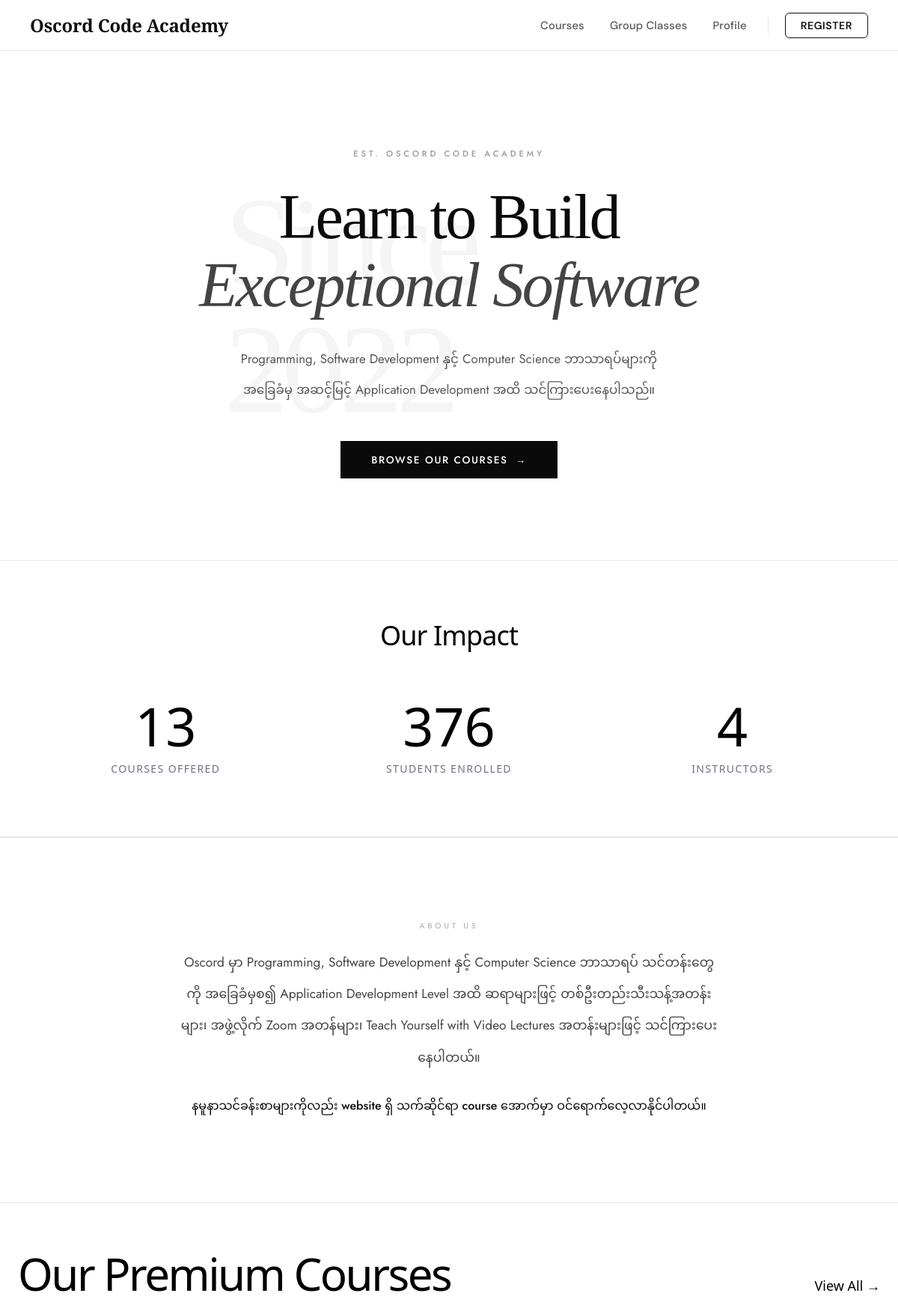
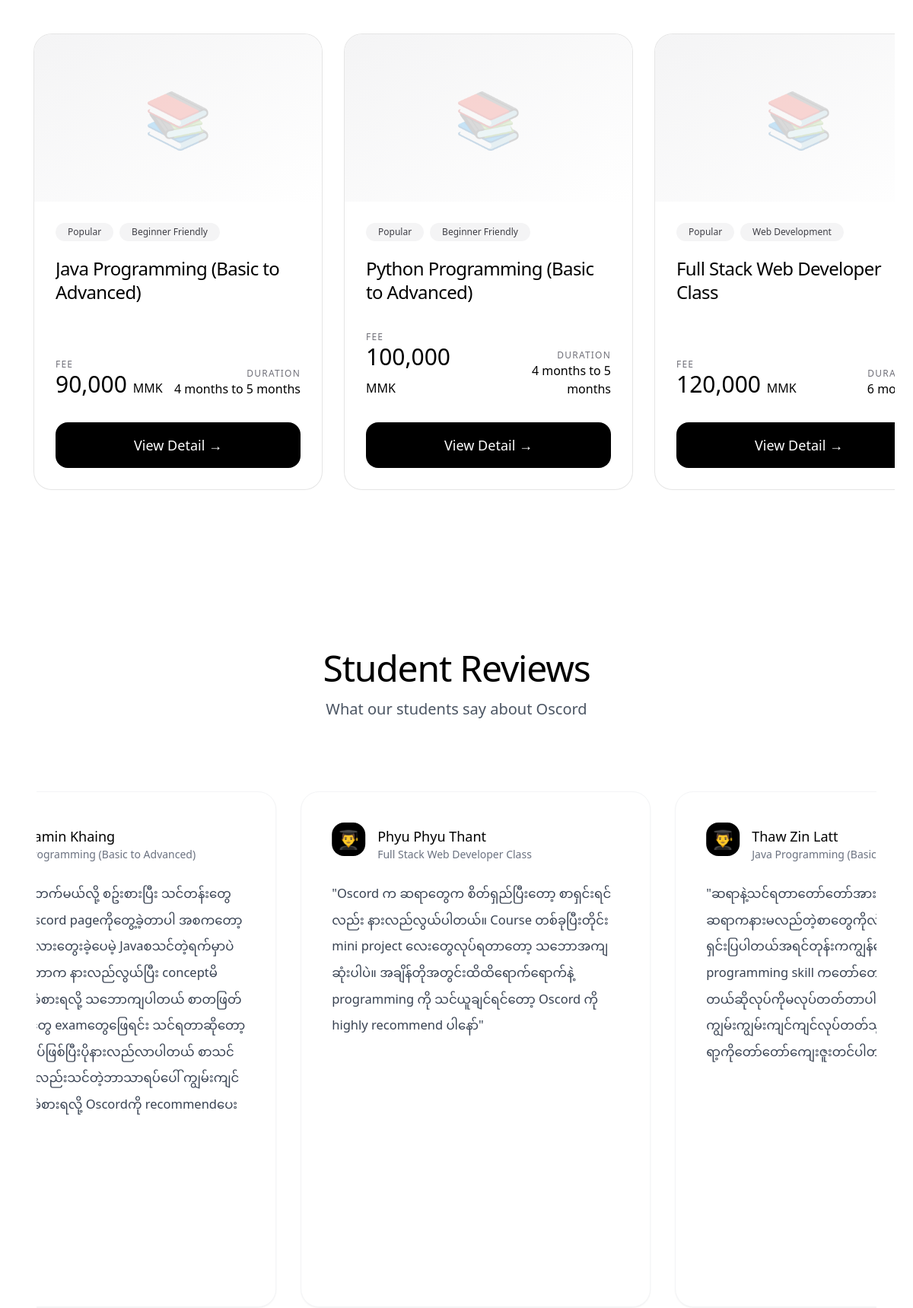
The page / (upper part) on the database its author committed (2 pictures, top to bottom).
### tables this page shows
CREATE TABLE `course` (
  `id` int(11) NOT NULL,
  `name` varchar(100) NOT NULL,
  `fee` double NOT NULL,
  `period` varchar(100) NOT NULL,
  `fbLink` varchar(500) NOT NULL,
  `description` longtext NOT NULL,
  `sort` int(11) NOT NULL,
  `photoID` int(11) DEFAULT NULL
);

### course_horizontal.php (the view, shortened to what this page needs)
<?php
$conn = $GLOBALS['conn'] ?? null;
$courses = [];
if ($conn) {
    $query = "
        SELECT c.*, p.name AS photo_name
        FROM course c
        LEFT JOIN photo p ON c.photoID = p.id
        ORDER BY c.sort ASC
        LIMIT 8
    ";
    $result = mysqli_query($conn, $query);
    while ($row = mysqli_fetch_assoc($result)) {
        $catQuery = "
            SELECT cat.name
            FROM coursexcategory cc
            JOIN category cat ON cc.categoryID = cat.id
            WHERE cc.courseID = " . (int)$row['id'] . "
        ";
        $catRes = mysqli_query($conn, $catQuery);
        $categories = [];
        while ($cat = mysqli_fetch_assoc($catRes)) {
            $categories[] = $cat['name'];
        }
        $row['categories'] = $categories;
        $courses[] = $row;
    }
}
?>
<script src="https://cdn.tailwindcss.com"></script>
<div class="max-w-7xl mx-auto px-6 py-16">
    <div class="flex justify-between items-end mb-10">
        <h2 class="text-5xl md:text-6xl font-light tracking-[-2.5px]"><b>Our Premium Courses</b></h2>
        <a href="courses.php" class="text-black hover:text-purple-600 flex items-center gap-2 text-lg">
            View All →
        </a>
    </div>
    <div class="horizontal-scroll">
        <div class="horizontal-track">
            <?php foreach ($courses as $course): ?>
                <?php
                $photoUrl = !empty($course['photo_name']) ? "image/" . htmlspecialchars($course['photo_name']) : null;
                $buttonText = ($course['isEnrolled'] ?? false) ? "Continue Learning" : "View Detail";
                $buttonBg   = ($course['isEnrolled'] ?? false) ? "bg-emerald-600 hover:bg-emerald-700" : "bg-black hover:bg-purple-600";
                ?>
                <a href="specificCourse.php?courseID=<?= (int)$course['id'] ?>"
                   class="course-card-horizontal group bg-white border border-black/10 rounded-3xl overflow-hidden hover:border-black hover:shadow-2xl transition-all duration-300 flex flex-col">
                    <div class="image-container bg-zinc-100 relative">
                        <?php if ($photoUrl): ?>
                            <img src="<?= $photoUrl ?>"
                                 alt="<?= htmlspecialchars($course['name']) ?>"
                                 class="w-full h-full object-cover group-hover:scale-105 transition-transform duration-500">
                        <?php else: ?>
                            <div class="w-full h-full flex items-center justify-center bg-gradient-to-br from-zinc-100 to-white">
                                <span class="text-7xl opacity-20">📚</span>
                            </div>
                        <?php endif; ?>
                    </div>
                    <div class="p-7 flex-1 flex flex-col">
                        <div class="flex flex-wrap gap-2 mb-5">
                            <?php foreach ($course['categories'] as $cat): ?>
                                <span class="text-xs font-medium px-4 py-1 bg-zinc-100 text-zinc-700 rounded-2xl">
                                    <?= htmlspecialchars($cat) ?>
                                </span>
                            <?php endforeach; ?>
                        </div>
                        <h3 class="text-2xl font-light leading-[1.3] tracking-tight text-black mb-6 line-clamp-3 group-hover:text-purple-700 transition-colors">
                            <?= htmlspecialchars($course['name']) ?>
                        </h3>
                        <div class="mt-auto flex items-end justify-between">
                            <div>
                                <p class="text-xs tracking-widest text-zinc-500">FEE</p>
                                <p class="text-3xl font-light text-black">
                                    <?= number_format($course['fee'] * 0.2) ?> <span class="text-base">MMK</span>
                                </p>
                            </div>
                            <div class="text-right">
                                <p class="text-xs tracking-widest text-zinc-500">DURATION</p>
                                <p class="font-medium"><?= htmlspecialchars($course['period'] ?? '3 Months') ?></p>
                            </div>
                        </div>
                        <div class="mt-8 <?= $buttonBg ?> text-white text-center py-4 rounded-2xl font-medium text-lg transition-all group-hover:scale-[1.02]">
                            <?= $buttonText ?> →
                        </div>
                    </div>
                </a>
            <?php endforeach; ?>
        </div>
    </div>
</div>

### index.php (style rules this page uses)
html, body { max-width: 100%; overflow-x: hidden; }
*, *::before, *::after { box-sizing: border-box; }

### course_horizontal.php (style rules this page uses)
.horizontal-scroll { overflow-x: auto; overflow-y: hidden; padding: 20px 0 50px; scrollbar-width: none; }
.horizontal-track { display: flex; gap: 28px; padding: 0 20px; }
.course-card-horizontal { width: 380px !important; height: 600px !important; min-width: 380px !important; flex-shrink: 0; display: flex; flex-direction: column; }
.course-card-horizontal .image-container { height: 220px !important; flex-shrink: 0; }

### rows shown on the page
course: cat "Popular", cat "Beginner Friendly", name "Java Programming (Basic to Advanced)", $course['fee']*0.2 "90,000", period "4 months to 5 months", buttonText "View Detail"
course: cat "Popular", cat "Beginner Friendly", name "Python Programming (Basic to Advanced)", $course['fee']*0.2 "100,000", period "4 months to 5 months", buttonText "View Detail"
course: cat "Popular", cat "Web Development", name "Full Stack Web Developer Class", $course['fee']*0.2 "120,000", period "6…", buttonText "View Detail"

### other values the page prints
$displayStudents "376"
$row['studentName'] "Phyu Phyu Thant"
$row['courseName'] "Full Stack Web Developer Class"
$row['studentName'] "Thaw Zin Latt"
$row['courseName'] "Java Programming (Basic…"
